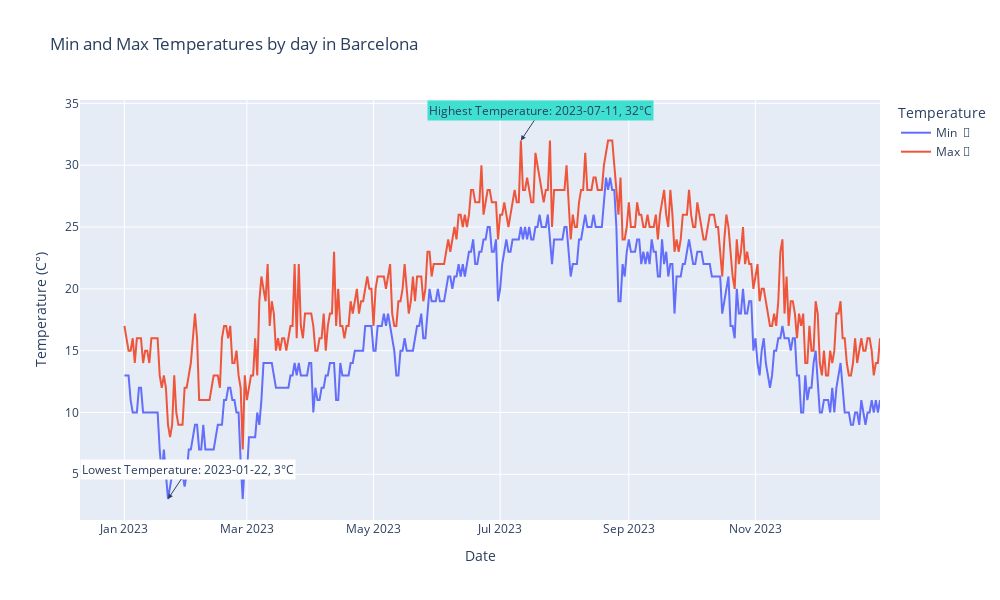

This figure's notebook cell:
### Code cell
import plotly.express as px
df_weather_max_temp_day = df_w.groupby('date')['temperature'].max().reset_index(name='temperature')
df_weather_mintemp_day = df_w.groupby('date')['temperature'].min().reset_index(name='temperature')
df_weather_max_min_temp_day = pd.DataFrame()
df_weather_max_min_temp_day['date'] = df_weather_max_temp_day['date']
df_weather_max_min_temp_day['temperature_max'] = df_weather_max_temp_day['temperature']
df_weather_max_min_temp_day['temperature_min'] = df_weather_mintemp_day['temperature']
df_weather_max_min_temp_day

fig = px.line(df_weather_max_min_temp_day, x='date', y=['temperature_min', 'temperature_max'],
              labels={'value': 'Temperature', 'variable': 'Temperature'},
              title='Min and Max Temperatures by day in Barcelona', width=1000, height=600)
fig.update_layout(
    xaxis_title='Date',
    yaxis_title='Temperature (C°)'
)
# Customize the legend names
fig.for_each_trace(lambda t: t.update(name={
    'temperature_min': 'Min  🥶',
    'temperature_max': 'Max 🥵'
}.get(t.name, t.name)))
# add max temperature annotations

warmest_day = df_weather_max_min_temp_day.loc[df_weather_max_min_temp_day['temperature_max'].idxmax()]
coldest_day = df_weather_max_min_temp_day.loc[df_weather_max_min_temp_day['temperature_min'].idxmin()]

# Add annotations for the most used days
fig.add_annotation(
    x=warmest_day['date'],
    y=warmest_day['temperature_max'],
    text=f"Highest Temperature: {warmest_day['date']}, {warmest_day['temperature_max']}°C",
    showarrow=True,
    arrowhead=2,
    ax=20,
    ay=-30,
    bgcolor="turquoise"
)

# Add annotations for the most used days
fig.add_annotation(
    x=coldest_day['date'],
    y=coldest_day['temperature_min'],
    text=f"Lowest Temperature: {coldest_day['date']}, {coldest_day['temperature_min']}°C",
    showarrow=True,
    arrowhead=2,
    ax=20,
    ay=-30,
    bgcolor="white"
)


fig.show()

### Figure 1 — Plotly figure (JSON) as saved in the notebook; plotly's stock layout.template omitted (floating-point values rounded to 4 significant figures; data arrays with more than 128 entries replaced by an {"elided": "..."} marker saying what was removed)
{"data": [{"hovertemplate": "Temperature=%{y}<br>date=%{x}<extra></extra>", "legendgroup": "temperature_min", "line": {"color": "#636efa", "dash": "solid"}, "marker": {"symbol": "circle"}, "mode": "lines", "name": "Min  🥶", "orientation": "v", "showlegend": true, "type": "scatter", "x": {"elided": "365 str values"}, "xaxis": "x", "y": {"elided": "365 int values"}, "yaxis": "y"}, {"hovertemplate": "Temperature=%{y}<br>date=%{x}<extra></extra>", "legendgroup": "temperature_max", "line": {"color": "#EF553B", "dash": "solid"}, "marker": {"symbol": "circle"}, "mode": "lines", "name": "Max 🥵", "orientation": "v", "showlegend": true, "type": "scatter", "x": {"elided": "365 str values"}, "xaxis": "x", "y": {"elided": "365 int values"}, "yaxis": "y"}], "layout": {"annotations": [{"arrowhead": 2, "ax": 20, "ay": -30, "bgcolor": "turquoise", "showarrow": true, "text": "Highest Temperature: 2023-07-11, 32°C", "x": "2023-07-11", "y": 32}, {"arrowhead": 2, "ax": 20, "ay": -30, "bgcolor": "white", "showarrow": true, "text": "Lowest Temperature: 2023-01-22, 3°C", "x": "2023-01-22", "y": 3}], "height": 600, "legend": {"title": {"text": "Temperature"}, "tracegroupgap": 0}, "title": {"text": "Min and Max Temperatures by day in Barcelona"}, "width": 1000, "xaxis": {"anchor": "y", "domain": [0, 1], "title": {"text": "Date"}}, "yaxis": {"anchor": "x", "domain": [0, 1], "title": {"text": "Temperature (C°)"}}}}
